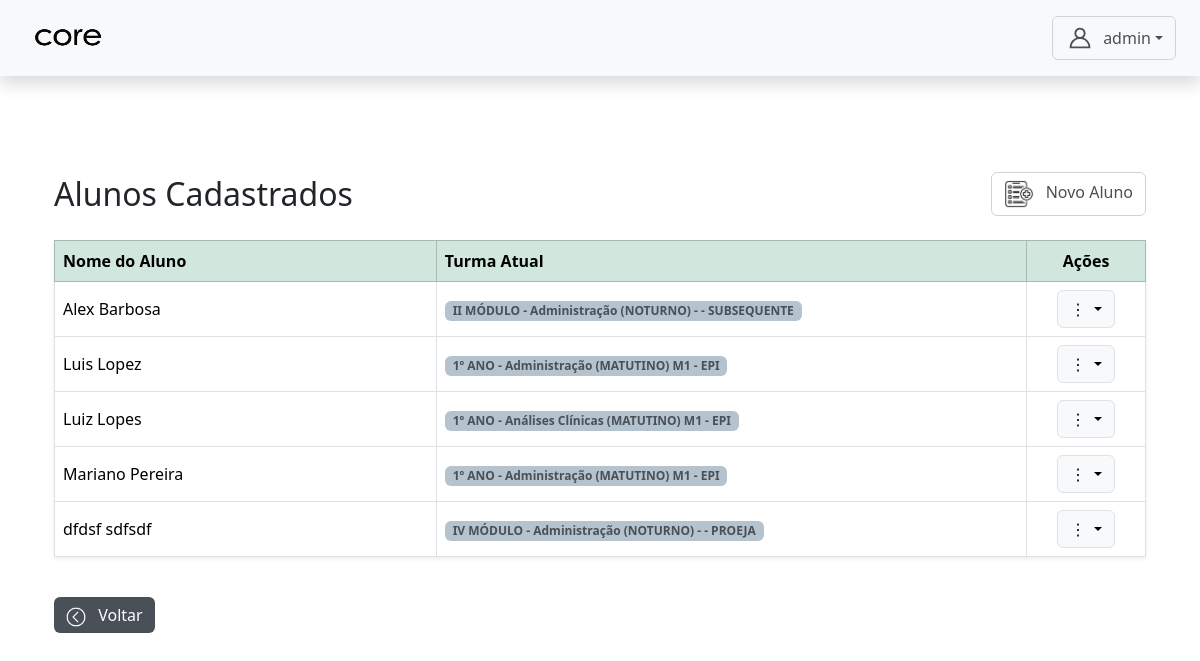
The app's page /autenticacao/admin/aluno_crud/alunos/ (signed in) with its own data.
### core/models.py (models this page shows, shortened)
class CustomUser(AbstractUser):
    TIPO_CHOICES = (
        ('admin', 'Admin'),
        ('professor', 'Professor'),
        ('aluno', 'Aluno'),
        ('servidor', 'Servidor'),
        ('direcao', 'Direção'), # <-- 'direcao' está correto
    )
    EIXO_CHOICES = (
        ('SAUDE', 'Eixo da Saúde'),
        ('GESTAO', 'Eixo de Gestão'),
    )
    tipo = models.CharField(max_length=10, choices=TIPO_CHOICES, default='admin')
    eixo = models.CharField(
        max_length=10,
        choices=EIXO_CHOICES,
        null=True,
        blank=True,
        help_text="Eixo ao qual o servidor pertence."
    )
    data_nascimento = models.DateField(null=True, blank=True)
    cpf = models.CharField(max_length=14, unique=True, null=True, blank=True)
    rg = models.CharField(max_length=12, unique=True, null=True, blank=True)
    orgao = models.CharField(max_length=10, null=True, blank=True)
    data_expedicao = models.DateField(null=True, blank=True)
    cidade_nascimento = models.CharField(max_length=100, null=True, blank=True)
    numero_matricula = models.CharField(max_length=20, unique=True, blank=True, null=True)
    nome_pai = models.CharField(max_length=150, blank=True, null=True)
    nome_mae = models.CharField(max_length=150, blank=True, null=True)
    responsavel_matricula = models.CharField(max_length=150, blank=True, null=True)
    endereco_rua = models.CharField(max_length=150, blank=True, null=True)
    endereco_numero = models.CharField(max_length=10, blank=True, null=True)
    endereco_bairro = models.CharField(max_length=100, blank=True, null=True)
    endereco_cidade = models.CharField(max_length=100, blank=True, null=True)
    endereco_cep = models.CharField(max_length=9, blank=True, null=True)
    telefone = models.CharField(max_length=15, blank=True, null=True)
    senha_temporaria = models.BooleanField(default=False)

class AlunoTurma(models.Model):
    aluno = models.ForeignKey(CustomUser, on_delete=models.CASCADE, limit_choices_to={'tipo': 'aluno'})
    turma = models.ForeignKey(Turma, on_delete=models.CASCADE)
    data_matricula = models.DateField(auto_now_add=True)
    ano_letivo = models.CharField(max_length=10, blank=True, null=True)
    class Meta:
        unique_together = ('aluno', 'turma')

class Turma(models.Model):
    ANO_MODULO_CHOICES = [
        ('1º ANO', '1º ANO'),
        ('2º ANO', '2º ANO'),
        ('3º ANO', '3º ANO'),
        ('I MÓDULO', 'I MÓDULO'),
        ('II MÓDULO', 'II MÓDULO'),
        ('III MÓDULO', 'III MÓDULO'),
        ('IV MÓDULO', 'IV MÓDULO'),
        ('V MÓDULO', 'V MÓDULO'),
        ('VI MÓDULO', 'VI MÓDULO'),
    ]
    TURNO_CHOICES = [
        ('matutino', 'Matutino'),
        ('vespertino', 'Vespertino'),
        ('noturno', 'Noturno'),
    ]
    curso = models.ForeignKey(Curso, on_delete=models.CASCADE)
    ano_modulo = models.CharField(max_length=20, choices=ANO_MODULO_CHOICES)
    turno = models.CharField(max_length=20, choices=TURNO_CHOICES)
    turma = models.CharField(max_length=10, blank=True, null=True, help_text="Ex: M1, V2 ou deixe vazio se for módulo noturno.")
    modalidade = models.CharField(max_length=50, blank=True, null=True)
    sala = models.CharField(max_length=20, blank=True, null=True)
    class Meta:
        unique_together = ('curso', 'ano_modulo', 'turno', 'turma', 'modalidade')
    def __str__(self):
        turma_display = self.turma if self.turma else "-"
        return f"{self.ano_modulo} - {self.curso.nome} ({self.turno.upper()}) {turma_display} - {self.modalidade or ''}".strip()

class Curso(models.Model):
    EIXO_CHOICES = (
        ('SAUDE', 'Eixo da Saúde'),
        ('GESTAO', 'Eixo de Gestão'),
    )
    nome = models.CharField(max_length=100, unique=True)
    eixo = models.CharField(max_length=10, choices=EIXO_CHOICES, default='GESTAO')

### autenticacao/views.py (the view)
# urls.py: path('admin/aluno_crud/alunos/', views.gerenciar_alunos, name='gerenciar_alunos'),
@login_required
@role_required('admin')
def gerenciar_alunos(request):
    alunos = CustomUser.objects.filter(tipo='aluno').prefetch_related('alunoturma_set__turma').order_by('first_name', 'last_name')
    return render(request, 'admin/aluno_crud/gerenciar_alunos.html', {'alunos': alunos})

### templates/admin/aluno_crud/gerenciar_alunos.html (shortened to what this page needs)
{% extends 'base4.html' %}
{% load static %}
{% block content %}
<div class="container mt-5">
    <div class="d-flex justify-content-between align-items-center mb-4">
        <h2 class="mb-0">Alunos Cadastrados</h2>
        <a href="{% url 'cadastrar_aluno' %}" class="btn btn-outline-secondary">
            <img src="{% static 'assets/img/cadastrar.png' %}" width='30px' height='30px' class="me-2">
            Novo Aluno
        </a>
    </div>
    <table class="table table-bordered align-middle shadow-sm">
        <thead class="table-success">
            <tr>
                <th class="coluna-nome">Nome do Aluno</th>
                <th>Turma Atual</th>
                <th class="text-center">Ações</th>
            </tr>
        </thead>
        <tbody>
            {% for aluno in alunos %}
            <tr>
                <td>{{ aluno.get_full_name }}</td>
                <td>
                    {% for vinculo in aluno.alunoturma_set.all %}
                        <span class="badge bg-primary text-dark">
                            {{ vinculo.turma }}
                        </span>
                    {% empty %}
                        <span class="text-muted">Nenhuma turma vinculada</span>
                    {% endfor %}
               </td>
                <td class="text-center">
                    <div class="dropdown">
                        <button class="btn btn-light border dropdown-toggle" data-bs-toggle="dropdown">
                            ⋮
                        </button>
                    </div>
                </td>
            </tr>
            {% empty %}
            <tr>
                <td colspan="3" class="text-center text-muted">Nenhum aluno cadastrado.</td>
            </tr>
            {% endfor %}
        </tbody>
    </table>
    <a href="{% url 'admin_dashboard' %}" class="btn btn-secondary mt-4">
        <img src="{% static 'assets/img/voltar.png' %}" width='20px' height='20px' class="me-2">
        Voltar
    </a>
</div>
{% endblock content %}

### templates/base4.html (shortened to what this page needs)
{% load static %}
<!DOCTYPE html>
<html lang="pt-br">
<head>
  <link rel="stylesheet" href="{% static 'css/bootstrap.min.css' %}" />
  <link rel="stylesheet" href="{% static 'css/style.css' %}" />
</head>
<body>
  <nav class="navbar navbar-light bg-light justify-content-between px-4 py-3 shadow">
    <span class="navbar-brand mb-0 h1">
      <img src="{%static 'assets/icon/core3.png'%}" width='100%' height='30px' class="me-2">
    </span>
    <div class="d-flex align-items-center">
      <div class="dropdown">
        <button class="btn btn-outline-secondary dropdown-toggle d-flex align-items-center" type="button" data-bs-toggle="dropdown">
        <span>{{ request.user.get_full_name|default:request.user.username }}</span>
      </button>
    </div>
  </div>
</nav>
  <main class="container py-5">
    {% block content %}
    {% endblock content %}
  </main>
</body>
</html>

### static/css/style.css (style rules this page uses)
:root { --bs-secondary: #495057; --bs-link-color: #495057; --bs-link-hover-color: #495057; --bs-code-color: #495057; --bs-primary-rgb: 180, 195, 205; --bs-dark-rgb: 73, 80, 87; --bs-danger-rgb: 188, 208, 199; --bs-info-rgb: 220, 53, 69; --bs-warning-rgb: 220, 53, 69; --bs-secondary-rgb: 73, 80, 87; --bs-black-rgb: 33, 37, 41; --bs-body-bg-rgb: 255, 106, 0; }
.text-dark { --bs-text-opacity: 1; color: rgba(var(--bs-dark-rgb), var(--bs-text-opacity)) !important; }
.btn-outline-secondary { --bs-btn-color: #495057; --bs-btn-border-color: #ced4da; --bs-btn-hover-color: #fff; --bs-btn-hover-bg: #495057; --bs-btn-hover-border-color: #495057; --bs-btn-focus-shadow-rgb: 206, 212, 218; --bs-btn-active-color: #fff; --bs-btn-active-bg: #495057; --bs-btn-active-border-color: #495057; --bs-btn-active-shadow: inset 0 3px 5px rgba(0, 0, 0, 0.125); --bs-btn-disabled-color: #495057; --bs-btn-disabled-bg: transparent; --bs-btn-disabled-border-color: #495057; --bs-gradient: none; }
.btn-secondary { --bs-btn-color: #fff; --bs-btn-bg: #495057; --bs-btn-border-color: #ff6495057a00; --bs-btn-hover-color: #fff; --bs-btn-hover-bg: #495057; --bs-btn-hover-border-color: #495057; --bs-btn-focus-shadow-rgb: 206, 212, 218; --bs-btn-active-color: #fff; --bs-btn-active-bg: #495057; --bs-btn-active-border-color: #495057; --bs-btn-active-shadow: inset 0 3px 5px rgba(0, 0, 0, 0.125); --bs-btn-disabled-color: #fff; --bs-btn-disabled-bg: #495057; --bs-btn-disabled-border-color: #495057; }
.bg-primary { --bs-bg-opacity: 1; background-color: rgba(var(--bs-primary-rgb), var(--bs-bg-opacity)) !important; }
.dropdown .btn-outline-secondary:hover img, .btn-secondary img { filter: brightness(0) invert(1); }
.coluna-nome, .coluna-professor, .coluna-aluno { width: 35%; }

### records on screen
CustomUser: user.get_full_name "admin"
CustomUser: get_full_name "Alex Barbosa"
AlunoTurma: turma "II MÓDULO - Administração (NOTURNO) - - SUBSEQUENTE"
CustomUser: get_full_name "Luis Lopez"
AlunoTurma: turma "1º ANO - Administração (MATUTINO) M1 - EPI"
CustomUser: get_full_name "Luiz Lopes"
AlunoTurma: turma "1º ANO - Análises Clínicas (MATUTINO) M1 - EPI"
CustomUser: get_full_name "Mariano Pereira"
AlunoTurma: turma "1º ANO - Administração (MATUTINO) M1 - EPI"
CustomUser: get_full_name "dfdsf sdfsdf"
AlunoTurma: turma "IV MÓDULO - Administração (NOTURNO) - - PROEJA"
